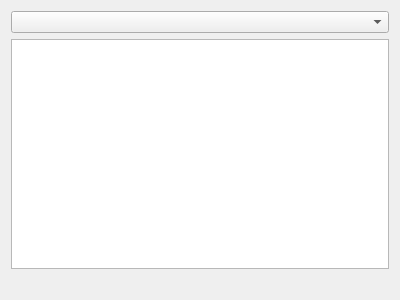
<?xml version="1.0" encoding="UTF-8"?>
<ui version="4.0">
 <class>TargetFileSystem</class>
 <widget class="QWidget" name="TargetFileSystem">
  <property name="geometry">
   <rect>
    <x>0</x>
    <y>0</y>
    <width>400</width>
    <height>300</height>
   </rect>
  </property>
  <property name="windowTitle">
   <string>Form</string>
  </property>
  <layout class="QGridLayout" name="gridLayout">
   <item row="0" column="0">
    <widget class="QComboBox" name="comboBox"/>
   </item>
   <item row="1" column="0">
    <widget class="QListWidget" name="listWidget"/>
   </item>
   <item row="2" column="0">
    <widget class="QLabel" name="label">
     <property name="text">
      <string/>
     </property>
    </widget>
   </item>
  </layout>
 </widget>
 <resources/>
 <connections/>
</ui>
